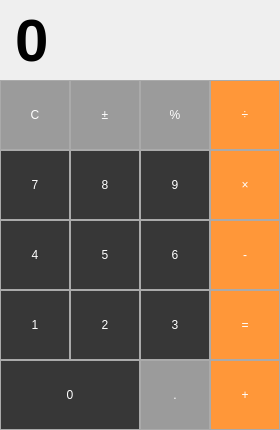
<?xml version="1.0" encoding="UTF-8"?>
<ui version="4.0">
 <class>Calculator</class>
 <widget class="QWidget" name="Calculator">
  <property name="geometry">
   <rect>
    <x>0</x>
    <y>0</y>
    <width>280</width>
    <height>430</height>
   </rect>
  </property>
  <property name="sizePolicy">
   <sizepolicy hsizetype="Minimum" vsizetype="Fixed">
    <horstretch>0</horstretch>
    <verstretch>0</verstretch>
   </sizepolicy>
  </property>
  <property name="minimumSize">
   <size>
    <width>280</width>
    <height>430</height>
   </size>
  </property>
  <property name="maximumSize">
   <size>
    <width>280</width>
    <height>430</height>
   </size>
  </property>
  <property name="sizeIncrement">
   <size>
    <width>0</width>
    <height>0</height>
   </size>
  </property>
  <property name="baseSize">
   <size>
    <width>0</width>
    <height>0</height>
   </size>
  </property>
  <property name="windowTitle">
   <string>Calculator by Ron</string>
  </property>
  <property name="windowOpacity">
   <double>0.975000000000000</double>
  </property>
  <property name="styleSheet">
   <string notr="true"/>
  </property>
  <layout class="QVBoxLayout" name="verticalLayout_7">
   <property name="spacing">
    <number>0</number>
   </property>
   <property name="leftMargin">
    <number>0</number>
   </property>
   <property name="topMargin">
    <number>0</number>
   </property>
   <property name="rightMargin">
    <number>0</number>
   </property>
   <property name="bottomMargin">
    <number>0</number>
   </property>
   <item>
    <widget class="QLabel" name="Results">
     <property name="maximumSize">
      <size>
       <width>280</width>
       <height>80</height>
      </size>
     </property>
     <property name="font">
      <font>
       <family>Helvetica</family>
       <pointsize>45</pointsize>
       <weight>75</weight>
       <italic>false</italic>
       <bold>true</bold>
      </font>
     </property>
     <property name="cursor">
      <cursorShape>IBeamCursor</cursorShape>
     </property>
     <property name="styleSheet">
      <string notr="true">QLabel {
	qproperty-alignment: 'AlignVCenter | AlignRight';
	/*border: 2px solid #E8E8E8;*/
}

background-color : white;</string>
     </property>
     <property name="text">
      <string>0</string>
     </property>
     <property name="indent">
      <number>15</number>
     </property>
    </widget>
   </item>
   <item>
    <layout class="QHBoxLayout" name="Line_5">
     <property name="spacing">
      <number>0</number>
     </property>
     <item>
      <widget class="QPushButton" name="clear_btn">
       <property name="sizePolicy">
        <sizepolicy hsizetype="Minimum" vsizetype="Fixed">
         <horstretch>0</horstretch>
         <verstretch>0</verstretch>
        </sizepolicy>
       </property>
       <property name="minimumSize">
        <size>
         <width>70</width>
         <height>70</height>
        </size>
       </property>
       <property name="maximumSize">
        <size>
         <width>70</width>
         <height>70</height>
        </size>
       </property>
       <property name="cursor">
        <cursorShape>PointingHandCursor</cursorShape>
       </property>
       <property name="autoFillBackground">
        <bool>false</bool>
       </property>
       <property name="styleSheet">
        <string notr="true">QPushButton {
	background-color: rgb(155, 155, 155);
	border: 1px solid #AAAAAA;
	font: 24pt &quot;Inconsolata&quot;;
	color:white;
}
QPushButton:pressed {
	background-color: qlineargradient(x1: 0, y1: 0, x2: 0, y2: 1,stop: 0 #BEBEBE, stop: 1 #D7D7D7);
	font: 22pt &quot;Inconsolata&quot;;
	color:gray;
}</string>
       </property>
       <property name="text">
        <string>C</string>
       </property>
       <property name="autoDefault">
        <bool>false</bool>
       </property>
       <property name="default">
        <bool>false</bool>
       </property>
       <property name="flat">
        <bool>false</bool>
       </property>
      </widget>
     </item>
     <item>
      <widget class="QPushButton" name="p_n_btn">
       <property name="sizePolicy">
        <sizepolicy hsizetype="Minimum" vsizetype="Fixed">
         <horstretch>0</horstretch>
         <verstretch>0</verstretch>
        </sizepolicy>
       </property>
       <property name="minimumSize">
        <size>
         <width>70</width>
         <height>70</height>
        </size>
       </property>
       <property name="maximumSize">
        <size>
         <width>70</width>
         <height>70</height>
        </size>
       </property>
       <property name="cursor">
        <cursorShape>PointingHandCursor</cursorShape>
       </property>
       <property name="styleSheet">
        <string notr="true">QPushButton {
	background-color: rgb(155, 155, 155);
	border: 1px solid #AAAAAA;
	font: 24pt &quot;Inconsolata&quot;;
	color:white;
}
QPushButton:pressed {
	background-color: qlineargradient(x1: 0, y1: 0, x2: 0, y2: 1,stop: 0 #BEBEBE, stop: 1 #D7D7D7);
	font: 22pt &quot;Inconsolata&quot;;
	color:gray;
}</string>
       </property>
       <property name="text">
        <string>±</string>
       </property>
       <property name="autoDefault">
        <bool>false</bool>
       </property>
       <property name="default">
        <bool>false</bool>
       </property>
       <property name="flat">
        <bool>false</bool>
       </property>
      </widget>
     </item>
     <item>
      <widget class="QPushButton" name="percentage_btn">
       <property name="sizePolicy">
        <sizepolicy hsizetype="Minimum" vsizetype="Fixed">
         <horstretch>0</horstretch>
         <verstretch>0</verstretch>
        </sizepolicy>
       </property>
       <property name="minimumSize">
        <size>
         <width>70</width>
         <height>70</height>
        </size>
       </property>
       <property name="maximumSize">
        <size>
         <width>70</width>
         <height>70</height>
        </size>
       </property>
       <property name="cursor">
        <cursorShape>PointingHandCursor</cursorShape>
       </property>
       <property name="styleSheet">
        <string notr="true">QPushButton {
	background-color: rgb(155, 155, 155);
	border: 1px solid #AAAAAA;
	font: 24pt &quot;Inconsolata&quot;;
	color:white;
}
QPushButton:pressed {
	background-color: qlineargradient(x1: 0, y1: 0, x2: 0, y2: 1,stop: 0 #BEBEBE, stop: 1 #D7D7D7);
	font: 22pt &quot;Inconsolata&quot;;
	color:gray;
}</string>
       </property>
       <property name="text">
        <string>%</string>
       </property>
       <property name="autoDefault">
        <bool>false</bool>
       </property>
       <property name="default">
        <bool>false</bool>
       </property>
       <property name="flat">
        <bool>false</bool>
       </property>
      </widget>
     </item>
     <item>
      <widget class="QPushButton" name="division_btn">
       <property name="sizePolicy">
        <sizepolicy hsizetype="Minimum" vsizetype="Fixed">
         <horstretch>0</horstretch>
         <verstretch>0</verstretch>
        </sizepolicy>
       </property>
       <property name="minimumSize">
        <size>
         <width>70</width>
         <height>70</height>
        </size>
       </property>
       <property name="maximumSize">
        <size>
         <width>70</width>
         <height>70</height>
        </size>
       </property>
       <property name="cursor">
        <cursorShape>PointingHandCursor</cursorShape>
       </property>
       <property name="styleSheet">
        <string notr="true">QPushButton {
	background-color: rgb(255, 151, 57);
	color: white;
	border: 1px solid #AAAAAA;
	font: 25pt &quot;Inconsolata&quot;;
}

QPushButton:pressed {
	background-color: qlineargradient(x1: 0, y1: 0, x2: 0, y2: 1,stop: 0 #FF7832, stop: 1 #FF9739);
	font: 23pt &quot;Inconsolata&quot;;
}</string>
       </property>
       <property name="text">
        <string>÷</string>
       </property>
       <property name="autoDefault">
        <bool>false</bool>
       </property>
       <property name="default">
        <bool>false</bool>
       </property>
       <property name="flat">
        <bool>false</bool>
       </property>
      </widget>
     </item>
    </layout>
   </item>
   <item>
    <layout class="QHBoxLayout" name="Line_4">
     <property name="spacing">
      <number>0</number>
     </property>
     <item>
      <widget class="QPushButton" name="num_7_btn">
       <property name="sizePolicy">
        <sizepolicy hsizetype="Minimum" vsizetype="Fixed">
         <horstretch>0</horstretch>
         <verstretch>0</verstretch>
        </sizepolicy>
       </property>
       <property name="minimumSize">
        <size>
         <width>70</width>
         <height>70</height>
        </size>
       </property>
       <property name="maximumSize">
        <size>
         <width>70</width>
         <height>70</height>
        </size>
       </property>
       <property name="cursor">
        <cursorShape>PointingHandCursor</cursorShape>
       </property>
       <property name="autoFillBackground">
        <bool>false</bool>
       </property>
       <property name="styleSheet">
        <string notr="true">QPushButton {
	background-color: rgb(55, 55, 55);
	border: 1px solid #AAAAAA;
	font: 26pt &quot;Helvetica&quot;;
	color:white;
}
QPushButton:pressed {
    background-color: qlineargradient(x1: 0, y1: 0, x2: 0, y2: 1,stop: 0 #dadbde, stop: 1 #f6f7fa);
	font: 24pt &quot;Helvetica&quot;;
	color:gray;
}</string>
       </property>
       <property name="text">
        <string>7</string>
       </property>
       <property name="autoDefault">
        <bool>false</bool>
       </property>
       <property name="default">
        <bool>false</bool>
       </property>
       <property name="flat">
        <bool>false</bool>
       </property>
      </widget>
     </item>
     <item>
      <widget class="QPushButton" name="num_8_btn">
       <property name="sizePolicy">
        <sizepolicy hsizetype="Minimum" vsizetype="Fixed">
         <horstretch>0</horstretch>
         <verstretch>0</verstretch>
        </sizepolicy>
       </property>
       <property name="minimumSize">
        <size>
         <width>70</width>
         <height>70</height>
        </size>
       </property>
       <property name="maximumSize">
        <size>
         <width>70</width>
         <height>70</height>
        </size>
       </property>
       <property name="cursor">
        <cursorShape>PointingHandCursor</cursorShape>
       </property>
       <property name="styleSheet">
        <string notr="true">QPushButton {
	background-color: rgb(55, 55, 55);
	border: 1px solid #AAAAAA;
	font: 26pt &quot;Helvetica&quot;;
	color:white;
}
QPushButton:pressed {
    background-color: qlineargradient(x1: 0, y1: 0, x2: 0, y2: 1,stop: 0 #dadbde, stop: 1 #f6f7fa);
	font: 24pt &quot;Helvetica&quot;;
	color:gray;
}</string>
       </property>
       <property name="text">
        <string>8</string>
       </property>
       <property name="autoDefault">
        <bool>false</bool>
       </property>
       <property name="default">
        <bool>false</bool>
       </property>
       <property name="flat">
        <bool>false</bool>
       </property>
      </widget>
     </item>
     <item>
      <widget class="QPushButton" name="num_9_btn">
       <property name="sizePolicy">
        <sizepolicy hsizetype="Minimum" vsizetype="Fixed">
         <horstretch>0</horstretch>
         <verstretch>0</verstretch>
        </sizepolicy>
       </property>
       <property name="minimumSize">
        <size>
         <width>70</width>
         <height>70</height>
        </size>
       </property>
       <property name="maximumSize">
        <size>
         <width>70</width>
         <height>70</height>
        </size>
       </property>
       <property name="cursor">
        <cursorShape>PointingHandCursor</cursorShape>
       </property>
       <property name="styleSheet">
        <string notr="true">QPushButton {
	background-color: rgb(55, 55, 55);
	border: 1px solid #AAAAAA;
	font: 26pt &quot;Helvetica&quot;;
	color:white;
}
QPushButton:pressed {
    background-color: qlineargradient(x1: 0, y1: 0, x2: 0, y2: 1,stop: 0 #dadbde, stop: 1 #f6f7fa);
	font: 24pt &quot;Helvetica&quot;;
	color:gray;
}</string>
       </property>
       <property name="text">
        <string>9</string>
       </property>
       <property name="autoDefault">
        <bool>false</bool>
       </property>
       <property name="default">
        <bool>false</bool>
       </property>
       <property name="flat">
        <bool>false</bool>
       </property>
      </widget>
     </item>
     <item>
      <widget class="QPushButton" name="multiplication_btn">
       <property name="sizePolicy">
        <sizepolicy hsizetype="Minimum" vsizetype="Fixed">
         <horstretch>0</horstretch>
         <verstretch>0</verstretch>
        </sizepolicy>
       </property>
       <property name="minimumSize">
        <size>
         <width>70</width>
         <height>70</height>
        </size>
       </property>
       <property name="maximumSize">
        <size>
         <width>70</width>
         <height>70</height>
        </size>
       </property>
       <property name="cursor">
        <cursorShape>PointingHandCursor</cursorShape>
       </property>
       <property name="styleSheet">
        <string notr="true">QPushButton {
	background-color: rgb(255, 151, 57);
	color: white;
	border: 1px solid #AAAAAA;
	font: 25pt &quot;Inconsolata&quot;;
}

QPushButton:pressed {
	background-color: qlineargradient(x1: 0, y1: 0, x2: 0, y2: 1,stop: 0 #FF7832, stop: 1 #FF9739);
	font: 23pt &quot;Inconsolata&quot;;
}</string>
       </property>
       <property name="text">
        <string>×</string>
       </property>
       <property name="autoDefault">
        <bool>false</bool>
       </property>
       <property name="default">
        <bool>false</bool>
       </property>
       <property name="flat">
        <bool>false</bool>
       </property>
      </widget>
     </item>
    </layout>
   </item>
   <item>
    <layout class="QHBoxLayout" name="Line_3">
     <property name="spacing">
      <number>0</number>
     </property>
     <item>
      <widget class="QPushButton" name="num_4_btn">
       <property name="sizePolicy">
        <sizepolicy hsizetype="Minimum" vsizetype="Fixed">
         <horstretch>0</horstretch>
         <verstretch>0</verstretch>
        </sizepolicy>
       </property>
       <property name="minimumSize">
        <size>
         <width>70</width>
         <height>70</height>
        </size>
       </property>
       <property name="maximumSize">
        <size>
         <width>70</width>
         <height>70</height>
        </size>
       </property>
       <property name="cursor">
        <cursorShape>PointingHandCursor</cursorShape>
       </property>
       <property name="autoFillBackground">
        <bool>false</bool>
       </property>
       <property name="styleSheet">
        <string notr="true">QPushButton {
	background-color: rgb(55, 55, 55);
	border: 1px solid #AAAAAA;
	font: 26pt &quot;Helvetica&quot;;
	color:white;
}
QPushButton:pressed {
    background-color: qlineargradient(x1: 0, y1: 0, x2: 0, y2: 1,stop: 0 #dadbde, stop: 1 #f6f7fa);
	font: 24pt &quot;Helvetica&quot;;
	color:gray;
}</string>
       </property>
       <property name="text">
        <string>4</string>
       </property>
       <property name="autoDefault">
        <bool>false</bool>
       </property>
       <property name="default">
        <bool>false</bool>
       </property>
       <property name="flat">
        <bool>false</bool>
       </property>
      </widget>
     </item>
     <item>
      <widget class="QPushButton" name="num_5_btn">
       <property name="sizePolicy">
        <sizepolicy hsizetype="Minimum" vsizetype="Fixed">
         <horstretch>0</horstretch>
         <verstretch>0</verstretch>
        </sizepolicy>
       </property>
       <property name="minimumSize">
        <size>
         <width>70</width>
         <height>70</height>
        </size>
       </property>
       <property name="maximumSize">
        <size>
         <width>70</width>
         <height>70</height>
        </size>
       </property>
       <property name="cursor">
        <cursorShape>PointingHandCursor</cursorShape>
       </property>
       <property name="styleSheet">
        <string notr="true">QPushButton {
	background-color: rgb(55, 55, 55);
	border: 1px solid #AAAAAA;
	font: 26pt &quot;Helvetica&quot;;
	color:white;
}
QPushButton:pressed {
    background-color: qlineargradient(x1: 0, y1: 0, x2: 0, y2: 1,stop: 0 #dadbde, stop: 1 #f6f7fa);
	font: 24pt &quot;Helvetica&quot;;
	color:gray;
}</string>
       </property>
       <property name="text">
        <string>5</string>
       </property>
       <property name="autoDefault">
        <bool>false</bool>
       </property>
       <property name="default">
        <bool>false</bool>
       </property>
       <property name="flat">
        <bool>false</bool>
       </property>
      </widget>
     </item>
     <item>
      <widget class="QPushButton" name="num_6_btn">
       <property name="sizePolicy">
        <sizepolicy hsizetype="Minimum" vsizetype="Fixed">
         <horstretch>0</horstretch>
         <verstretch>0</verstretch>
        </sizepolicy>
       </property>
       <property name="minimumSize">
        <size>
         <width>70</width>
         <height>70</height>
        </size>
       </property>
       <property name="maximumSize">
        <size>
         <width>70</width>
         <height>70</height>
        </size>
       </property>
       <property name="cursor">
        <cursorShape>PointingHandCursor</cursorShape>
       </property>
       <property name="styleSheet">
        <string notr="true">QPushButton {
	background-color: rgb(55, 55, 55);
	border: 1px solid #AAAAAA;
	font: 26pt &quot;Helvetica&quot;;
	color:white;
}
QPushButton:pressed {
    background-color: qlineargradient(x1: 0, y1: 0, x2: 0, y2: 1,stop: 0 #dadbde, stop: 1 #f6f7fa);
	font: 24pt &quot;Helvetica&quot;;
	color:gray;
}</string>
       </property>
       <property name="text">
        <string>6</string>
       </property>
       <property name="autoDefault">
        <bool>false</bool>
       </property>
       <property name="default">
        <bool>false</bool>
       </property>
       <property name="flat">
        <bool>false</bool>
       </property>
      </widget>
     </item>
     <item>
      <widget class="QPushButton" name="subtration_btn">
       <property name="sizePolicy">
        <sizepolicy hsizetype="Minimum" vsizetype="Fixed">
         <horstretch>0</horstretch>
         <verstretch>0</verstretch>
        </sizepolicy>
       </property>
       <property name="minimumSize">
        <size>
         <width>70</width>
         <height>70</height>
        </size>
       </property>
       <property name="maximumSize">
        <size>
         <width>70</width>
         <height>70</height>
        </size>
       </property>
       <property name="cursor">
        <cursorShape>PointingHandCursor</cursorShape>
       </property>
       <property name="styleSheet">
        <string notr="true">QPushButton {
	background-color: rgb(255, 151, 57);
	color: white;
	border: 1px solid #AAAAAA;
	font: 25pt &quot;Inconsolata&quot;;
}

QPushButton:pressed {
	background-color: qlineargradient(x1: 0, y1: 0, x2: 0, y2: 1,stop: 0 #FF7832, stop: 1 #FF9739);
	font: 23pt &quot;Inconsolata&quot;;
}</string>
       </property>
       <property name="text">
        <string>-</string>
       </property>
       <property name="autoDefault">
        <bool>false</bool>
       </property>
       <property name="default">
        <bool>false</bool>
       </property>
       <property name="flat">
        <bool>false</bool>
       </property>
      </widget>
     </item>
    </layout>
   </item>
   <item>
    <layout class="QHBoxLayout" name="Line_2">
     <property name="spacing">
      <number>0</number>
     </property>
     <item>
      <widget class="QPushButton" name="num_1_btn">
       <property name="sizePolicy">
        <sizepolicy hsizetype="Minimum" vsizetype="Fixed">
         <horstretch>0</horstretch>
         <verstretch>0</verstretch>
        </sizepolicy>
       </property>
       <property name="minimumSize">
        <size>
         <width>70</width>
         <height>70</height>
        </size>
       </property>
       <property name="maximumSize">
        <size>
         <width>70</width>
         <height>70</height>
        </size>
       </property>
       <property name="cursor">
        <cursorShape>PointingHandCursor</cursorShape>
       </property>
       <property name="autoFillBackground">
        <bool>false</bool>
       </property>
       <property name="styleSheet">
        <string notr="true">QPushButton {
	background-color: rgb(55, 55, 55);
	border: 1px solid #AAAAAA;
	font: 26pt &quot;Helvetica&quot;;
	color:white;
}
QPushButton:pressed {
    background-color: qlineargradient(x1: 0, y1: 0, x2: 0, y2: 1,stop: 0 #dadbde, stop: 1 #f6f7fa);
	font: 24pt &quot;Helvetica&quot;;
	color:gray;
}</string>
       </property>
       <property name="text">
        <string>1</string>
       </property>
       <property name="autoDefault">
        <bool>false</bool>
       </property>
       <property name="default">
        <bool>false</bool>
       </property>
       <property name="flat">
        <bool>false</bool>
       </property>
      </widget>
     </item>
     <item>
      <widget class="QPushButton" name="num_2_btn">
       <property name="sizePolicy">
        <sizepolicy hsizetype="Minimum" vsizetype="Fixed">
         <horstretch>0</horstretch>
         <verstretch>0</verstretch>
        </sizepolicy>
       </property>
       <property name="minimumSize">
        <size>
         <width>70</width>
         <height>70</height>
        </size>
       </property>
       <property name="maximumSize">
        <size>
         <width>70</width>
         <height>70</height>
        </size>
       </property>
       <property name="cursor">
        <cursorShape>PointingHandCursor</cursorShape>
       </property>
       <property name="styleSheet">
        <string notr="true">QPushButton {
	background-color: rgb(55, 55, 55);
	border: 1px solid #AAAAAA;
	font: 26pt &quot;Helvetica&quot;;
	color:white;
}
QPushButton:pressed {
    background-color: qlineargradient(x1: 0, y1: 0, x2: 0, y2: 1,stop: 0 #dadbde, stop: 1 #f6f7fa);
	font: 24pt &quot;Helvetica&quot;;
	color:gray;
}</string>
       </property>
       <property name="text">
        <string>2</string>
       </property>
       <property name="autoDefault">
        <bool>false</bool>
       </property>
       <property name="default">
        <bool>false</bool>
       </property>
       <property name="flat">
        <bool>false</bool>
       </property>
      </widget>
     </item>
     <item>
      <widget class="QPushButton" name="num_3_btn">
       <property name="sizePolicy">
        <sizepolicy hsizetype="Minimum" vsizetype="Fixed">
         <horstretch>0</horstretch>
         <verstretch>0</verstretch>
        </sizepolicy>
       </property>
       <property name="minimumSize">
        <size>
         <width>70</width>
         <height>70</height>
        </size>
       </property>
       <property name="maximumSize">
        <size>
         <width>70</width>
         <height>70</height>
        </size>
       </property>
       <property name="cursor">
        <cursorShape>PointingHandCursor</cursorShape>
       </property>
       <property name="styleSheet">
        <string notr="true">QPushButton {
	background-color: rgb(55, 55, 55);
	border: 1px solid #AAAAAA;
	font: 26pt &quot;Helvetica&quot;;
	color:white;
}
QPushButton:pressed {
    background-color: qlineargradient(x1: 0, y1: 0, x2: 0, y2: 1,stop: 0 #dadbde, stop: 1 #f6f7fa);
	font: 24pt &quot;Helvetica&quot;;
	color:gray;
}</string>
       </property>
       <property name="text">
        <string>3</string>
       </property>
       <property name="autoDefault">
        <bool>false</bool>
       </property>
       <property name="default">
        <bool>false</bool>
       </property>
       <property name="flat">
        <bool>false</bool>
       </property>
      </widget>
     </item>
     <item>
      <widget class="QPushButton" name="equal_btn">
       <property name="sizePolicy">
        <sizepolicy hsizetype="Minimum" vsizetype="Fixed">
         <horstretch>0</horstretch>
         <verstretch>0</verstretch>
        </sizepolicy>
       </property>
       <property name="minimumSize">
        <size>
         <width>70</width>
         <height>70</height>
        </size>
       </property>
       <property name="maximumSize">
        <size>
         <width>70</width>
         <height>70</height>
        </size>
       </property>
       <property name="cursor">
        <cursorShape>PointingHandCursor</cursorShape>
       </property>
       <property name="styleSheet">
        <string notr="true">QPushButton {
	background-color: rgb(255, 151, 57);
	color: white;
	border: 1px solid #AAAAAA;
	font: 25pt &quot;Inconsolata&quot;;
}

QPushButton:pressed {
	background-color: qlineargradient(x1: 0, y1: 0, x2: 0, y2: 1,stop: 0 #FF7832, stop: 1 #FF9739);
	font: 23pt &quot;Inconsolata&quot;;
}</string>
       </property>
       <property name="text">
        <string>=</string>
       </property>
       <property name="autoDefault">
        <bool>false</bool>
       </property>
       <property name="default">
        <bool>false</bool>
       </property>
       <property name="flat">
        <bool>false</bool>
       </property>
      </widget>
     </item>
    </layout>
   </item>
   <item>
    <layout class="QHBoxLayout" name="Line_1" stretch="0,0,0">
     <property name="spacing">
      <number>0</number>
     </property>
     <item>
      <widget class="QPushButton" name="num_0_btn">
       <property name="sizePolicy">
        <sizepolicy hsizetype="Minimum" vsizetype="Fixed">
         <horstretch>0</horstretch>
         <verstretch>0</verstretch>
        </sizepolicy>
       </property>
       <property name="minimumSize">
        <size>
         <width>140</width>
         <height>70</height>
        </size>
       </property>
       <property name="maximumSize">
        <size>
         <width>140</width>
         <height>70</height>
        </size>
       </property>
       <property name="cursor">
        <cursorShape>PointingHandCursor</cursorShape>
       </property>
       <property name="autoFillBackground">
        <bool>false</bool>
       </property>
       <property name="styleSheet">
        <string notr="true">QPushButton {
	background-color: rgb(55, 55, 55);
	border: 1px solid #AAAAAA;
	font: 26pt &quot;Helvetica&quot;;
	color:white;
}
QPushButton:pressed {
    background-color: qlineargradient(x1: 0, y1: 0, x2: 0, y2: 1,stop: 0 #dadbde, stop: 1 #f6f7fa);
	font: 24pt &quot;Helvetica&quot;;
	color:gray;
}</string>
       </property>
       <property name="text">
        <string>0</string>
       </property>
       <property name="autoDefault">
        <bool>false</bool>
       </property>
       <property name="default">
        <bool>false</bool>
       </property>
       <property name="flat">
        <bool>false</bool>
       </property>
      </widget>
     </item>
     <item>
      <widget class="QPushButton" name="point_btn">
       <property name="sizePolicy">
        <sizepolicy hsizetype="Minimum" vsizetype="Fixed">
         <horstretch>0</horstretch>
         <verstretch>0</verstretch>
        </sizepolicy>
       </property>
       <property name="minimumSize">
        <size>
         <width>70</width>
         <height>70</height>
        </size>
       </property>
       <property name="maximumSize">
        <size>
         <width>70</width>
         <height>70</height>
        </size>
       </property>
       <property name="cursor">
        <cursorShape>PointingHandCursor</cursorShape>
       </property>
       <property name="styleSheet">
        <string notr="true">QPushButton {
	background-color: rgb(155, 155, 155);
	border: 1px solid #AAAAAA;
	font: 24pt &quot;Inconsolata&quot;;
	color:white;
}
QPushButton:pressed {
	background-color: qlineargradient(x1: 0, y1: 0, x2: 0, y2: 1,stop: 0 #BEBEBE, stop: 1 #D7D7D7);
	font: 22pt &quot;Inconsolata&quot;;
	color:gray;
}</string>
       </property>
       <property name="text">
        <string>.</string>
       </property>
       <property name="autoDefault">
        <bool>false</bool>
       </property>
       <property name="default">
        <bool>false</bool>
       </property>
       <property name="flat">
        <bool>false</bool>
       </property>
      </widget>
     </item>
     <item>
      <widget class="QPushButton" name="addition_btn">
       <property name="sizePolicy">
        <sizepolicy hsizetype="Minimum" vsizetype="Fixed">
         <horstretch>0</horstretch>
         <verstretch>0</verstretch>
        </sizepolicy>
       </property>
       <property name="minimumSize">
        <size>
         <width>70</width>
         <height>70</height>
        </size>
       </property>
       <property name="maximumSize">
        <size>
         <width>70</width>
         <height>70</height>
        </size>
       </property>
       <property name="cursor">
        <cursorShape>PointingHandCursor</cursorShape>
       </property>
       <property name="styleSheet">
        <string notr="true">QPushButton {
	background-color: rgb(255, 151, 57);
	color: white;
	border: 1px solid #AAAAAA;
	font: 25pt &quot;Inconsolata&quot;;
}

QPushButton:pressed {
	background-color: qlineargradient(x1: 0, y1: 0, x2: 0, y2: 1,stop: 0 #FF7832, stop: 1 #FF9739);
	font: 23pt &quot;Inconsolata&quot;;
}</string>
       </property>
       <property name="text">
        <string>+</string>
       </property>
       <property name="autoDefault">
        <bool>false</bool>
       </property>
       <property name="default">
        <bool>false</bool>
       </property>
       <property name="flat">
        <bool>false</bool>
       </property>
      </widget>
     </item>
    </layout>
   </item>
  </layout>
  <zorder>verticalLayoutWidget</zorder>
  <zorder>gridLayoutWidget</zorder>
  <zorder>verticalLayoutWidget</zorder>
  <zorder>horizontalLayoutWidget</zorder>
  <zorder>horizontalLayoutWidget_2</zorder>
  <zorder>horizontalLayoutWidget_3</zorder>
  <zorder>horizontalLayoutWidget_4</zorder>
  <zorder>horizontalLayoutWidget_5</zorder>
  <zorder>Results</zorder>
 </widget>
 <resources/>
 <connections/>
</ui>
